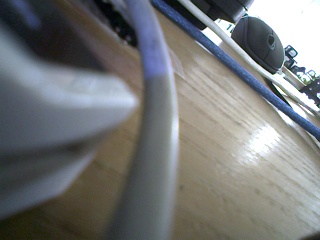
#> input picture core/003_performance/capture.jpg, 320 x 240 px
$ python main.py
#> lines starting #> are read from the running program, lines starting #| are printed output that depends on the picture
#!/usr/bin/env python3
# -*- coding: utf-8 -*-

import numpy as np
import cv2

img1 = cv2.imread('capture.jpg')
#> img1 is the input picture: shape (240, 320, 3); mean B, G, R 119.1, 118.6, 116.7

e1 = cv2.getTickCount()
for i in range(5,49,2):
    img1 = cv2.medianBlur(img1,i)
#> this loop made 22 passes
#> pass 2, `img1 = cv2.medianBlur(img1,i)`:
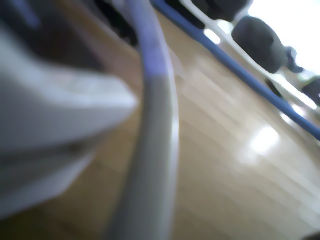
#> img1: shape (240, 320, 3); mean B, G, R 119.1, 118.5, 116.6
#> after the loop:
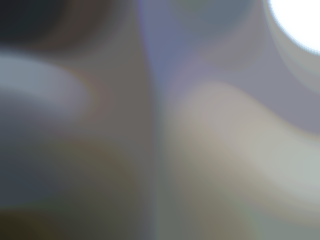
#> img1: shape (240, 320, 3); mean B, G, R 116, 115.5, 114.5
e2 = cv2.getTickCount()

t = (e2 - e1)/cv2.getTickFrequency()
print(t)
